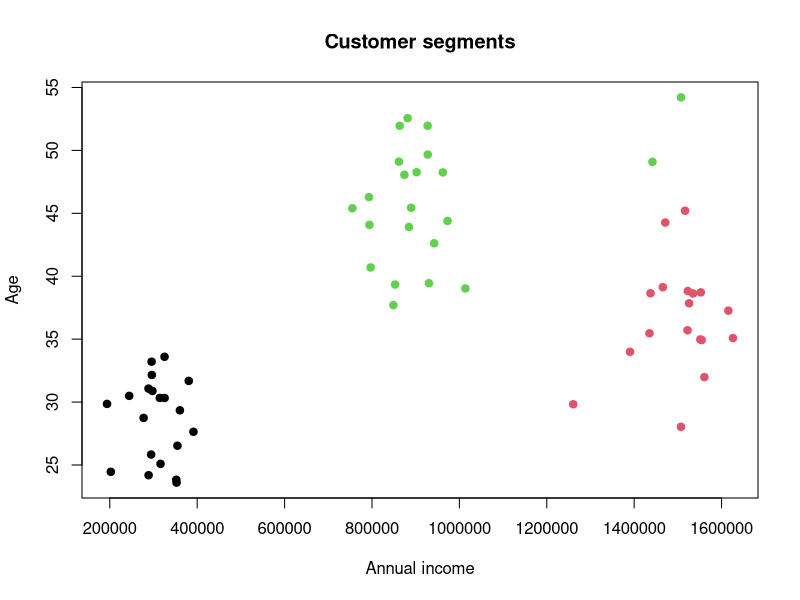
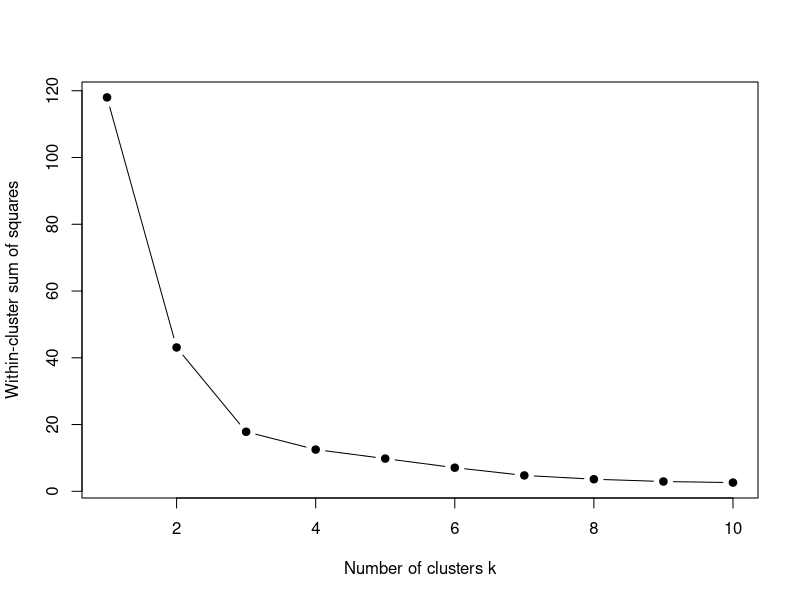

The R script that drew these images, in order:
# =====================================================================
# Run with R 4.3.3 (Rscript --vanilla). What it prints, and the plots it
# draws, are on the lab page, and tools/data-science/run_r_equivalents.py
# runs it again. (Until October 2026 R could not be installed where these
# labs are checked, so this file was desk-checked only; every number in its
# comments has since been checked against R's own output.)
# =====================================================================
# Experiment 13: K-Means clustering
# Python equivalent: python/13_kmeans.py

# Step 1: Make the customer data, after setting the seed
set.seed(42)     # ALWAYS, or your clusters differ on every run

customers <- data.frame(
  income = c(rnorm(20, 300000, 40000),
             rnorm(20, 900000, 60000),
             rnorm(20, 1500000, 80000)),
  age    = c(rnorm(20, 28, 4), rnorm(20, 45, 5), rnorm(20, 38, 6))
)

# --- SCALING IS MANDATORY ---
# income spans ~1,200,000; age spans ~40. Euclidean distance is therefore
# driven almost entirely by income, and age contributes nothing.
# The variance ratio here is about 3,500,000,000 : 1 (var(customers$income) /
# var(customers$age) is 3.48 billion). [Corrected: this said 4,000,000,000.]
# Step 2: Scale it, and cluster into three
scaled <- scale(customers)

km <- kmeans(scaled, centers = 3, nstart = 25)
# nstart = 25 runs the algorithm 25 times from different random starts and
# keeps the best. K-Means converges to a LOCAL optimum that depends on
# initialisation, so a single run can be poor.

# Step 3: Read the clusters
km$cluster            # cluster assignment per observation
km$centers            # centroids, in SCALED units
km$size               # observations per cluster
km$tot.withinss       # total within-cluster sum of squares
km$betweenss / km$totss   # proportion of variance explained

# Step 4: Profile the clusters, and plot them
customers$cluster <- factor(km$cluster)
aggregate(. ~ cluster, data = customers, FUN = mean)   # profile in REAL units

plot(customers$income, customers$age, col = km$cluster, pch = 19,
     xlab = "Annual income", ylab = "Age", main = "Customer segments")

# --- CHOOSING k: the elbow method ---
# Step 5: Choose k by the elbow method
wss <- sapply(1:10, function(k) kmeans(scaled, k, nstart = 10)$tot.withinss)
plot(1:10, wss, type = "b", pch = 19,
     xlab = "Number of clusters k", ylab = "Within-cluster sum of squares")
# WSS always falls as k rises -- at k = n it is zero. The "elbow" is where
# extra clusters stop buying much.

# --- A less subjective alternative: the silhouette ---
# library(cluster)
# sil <- silhouette(km$cluster, dist(scaled)); mean(sil[, 3])

# COMPARE: without scaling, the clustering is driven by income alone.
# Step 6: Cluster without scaling, and compare
km_raw <- kmeans(customers[, 1:2], centers = 3, nstart = 25)
table(km$cluster, km_raw$cluster)   # the two solutions differ
